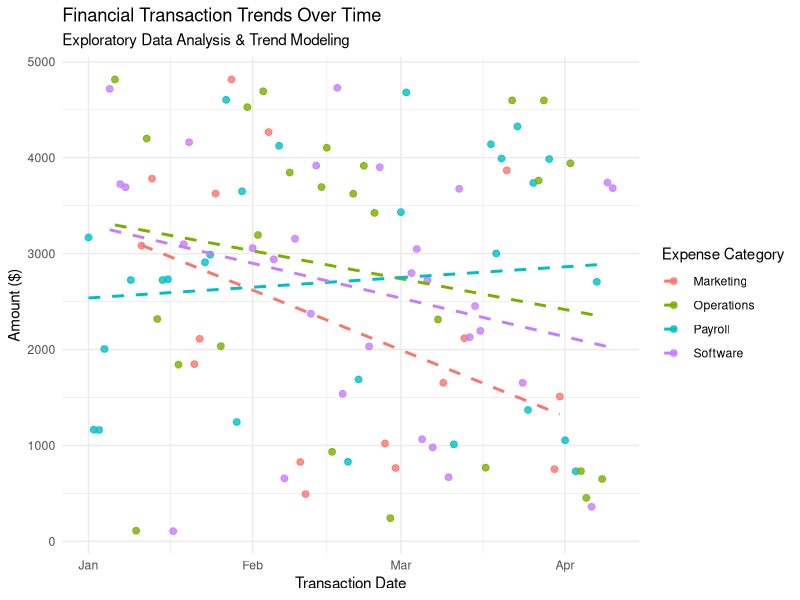

R code for this plot:
# Load necessary libraries for data manipulation and visualization
library(tidyverse)

# 1. Simulate or load financial transaction dataset
set.seed(42)
financial_data <- tibble(
  transaction_id = 1:100,
  date = seq.Date(from = as.Date("2026-01-01"), by = "day", length.out = 100),
  category = sample(c("Payroll", "Software", "Marketing", "Operations"), 100, replace = TRUE),
  amount = round(runif(100, min = 100, max = 5000), 2)
)

# 2. Exploratory Data Analysis (EDA) & Summary Statistics
category_summary <- financial_data %>%
  group_by(category) %>%
  summarise(
    total_spend = sum(amount),
    mean_spend = mean(amount),
    transaction_count = n()
  ) %>%
  arrange(desc(total_spend))

print("--- Financial Summary by Category ---")
print(category_summary)

# 3. Data Visualization with ggplot2
p <- ggplot(financial_data, aes(x = date, y = amount, color = category)) +
  geom_point(size = 2, alpha = 0.8) +
  geom_smooth(method = "lm", se = FALSE, linetype = "dashed") +
  theme_minimal() +
  labs(
    title = "Financial Transaction Trends Over Time",
    subtitle = "Exploratory Data Analysis & Trend Modeling",
    x = "Transaction Date",
    y = "Amount ($)",
    color = "Expense Category"
  )

print(p)
